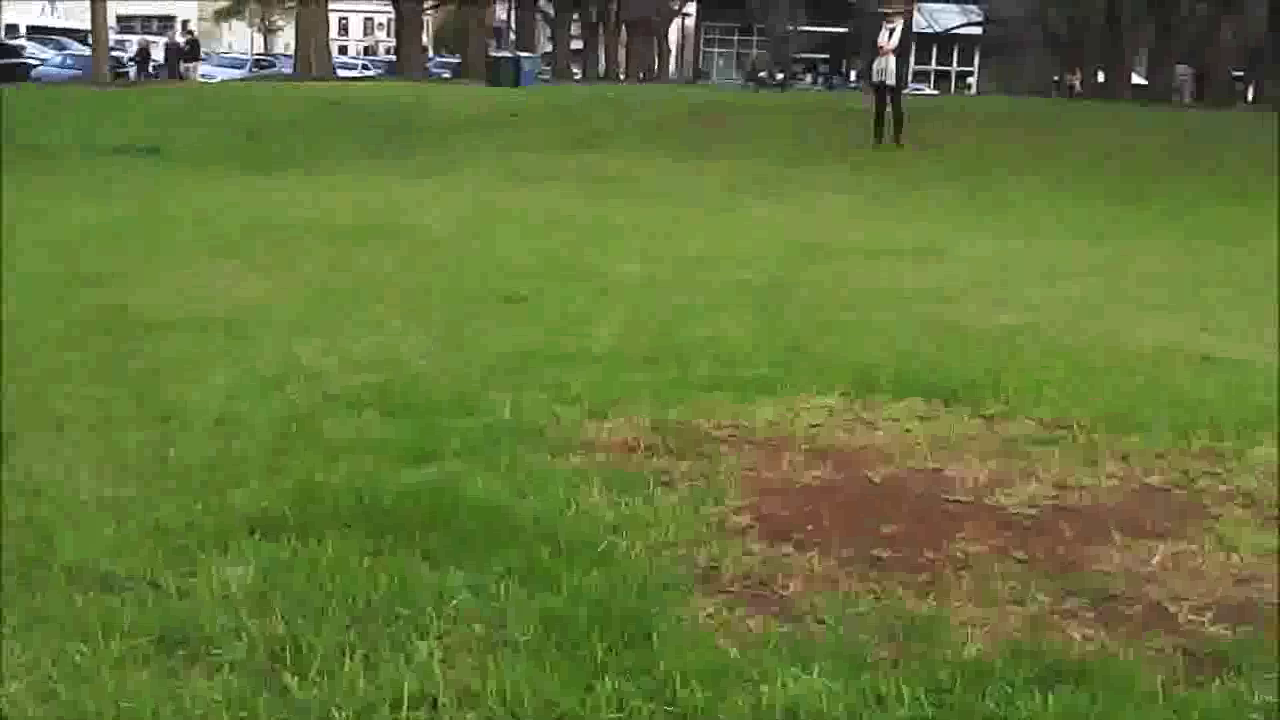
#> input picture frame 38 of camera/architecture_tests/test.avi, 1280 x 720 px
$ python RenderSaliency.py   (Python 2 division)
#> lines starting #> are read from the running program, lines starting #| are printed output that depends on the picture
#> further down, frame is the input picture: shape (720, 1280, 3); mean B, G, R 57.3, 118.7, 100.7
### camera/architecture_tests/process/saliency/saliency.py
#!/usr/bin/env python
# -*- coding: utf-8 -*-

"""A module to generate a saliency map from an RGB image
    This code is based on the approach described in:
    [1] X. Hou and L. Zhang (2007). Saliency Detection: A Spectral Residual
        Approach. IEEE Transactions on Computer Vision and Pattern Recognition
        (CVPR), p.1-8. doi: 10.1109/CVPR.2007.383267
"""

import cv2
import numpy as np
from matplotlib import pyplot as plt


class Saliency:
    """Generate saliency map from RGB images with the spectral residual method
        This class implements an algorithm that is based on the spectral
        residual approach (Hou & Zhang, 2007).
    """
    def __init__(self, img, use_numpy_fft=True, gauss_kernel=(5, 5)):
        """Constructor
            This method initializes the saliency algorithm.
            :param img: an RGB input image
            :param use_numpy_fft: flag whether to use NumPy's FFT (True) or
                                  OpenCV's FFT (False)
            :param gauss_kernel: Kernel size for Gaussian blur
        """
#> called with use_numpy_fft = True, gauss_kernel = (5, 5)
        self.use_numpy_fft = use_numpy_fft
        self.gauss_kernel = gauss_kernel
        self.frame_orig = img

        # downsample image for processing
        self.small_shape = (64, 64)
        self.frame_small = cv2.resize(img, self.small_shape[1::-1])
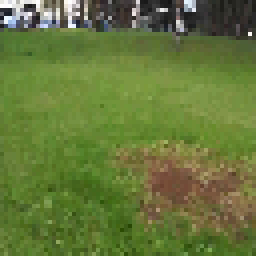
#> self.frame_small: shape (64, 64, 3) (shown 4 times larger); mean B, G, R 57.9, 119.3, 101.3

        # whether we need to do the math (True) or it has already
        # been done (False)
        self.need_saliency_map = True

    def get_saliency_map(self):
        """Returns a saliency map
            This method generates a saliency map for the image that was
            passed to the class constructor.
            :returns: grayscale saliency map
        """
        if self.need_saliency_map:
            # haven't calculated saliency map for this image yet
            num_channels = 1
            if len(self.frame_orig.shape) == 2:
                # single channel
                sal = self._get_channel_sal_magn(self.frame_small)
            else:
                # multiple channels: consider each channel independently
                sal = np.zeros_like(self.frame_small).astype(np.float32)
                for c in xrange(self.frame_small.shape[2]):
                    small = self.frame_small[:, :, c]
                    sal[:, :, c] = self._get_channel_sal_magn(small)
#> this loop made 3 passes
#> pass 1, in get_saliency_map, `small = self.frame_small[:, :, c]`:
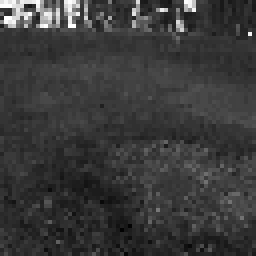
#> small: shape (64, 64) (shown 4 times larger); min 2, max 255, mean 57.9
#> pass 1, in _get_channel_sal_magn, `magnitude, angle = cv2.cartToPolar(np.real(img_dft), np.imag(img_dft))`:
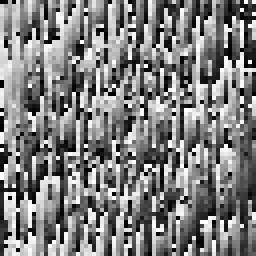
#> angle: shape (64, 64) float64 (shown 4 times larger); min 0, max 6.28, mean 3.14; drawn with min black and max white
#> pass 1, in _get_channel_sal_magn, `log_ampl = np.log10(magnitude.clip(min=1e-9))`:
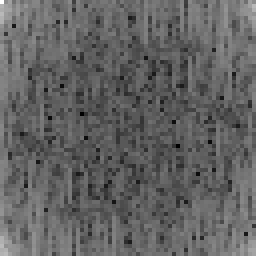
#> log_ampl: shape (64, 64) float64 (shown 4 times larger); min 1.46, max 5.38, mean 2.98; drawn with min black and max white
#> after the loop:
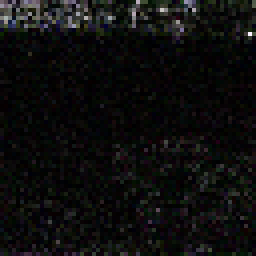
#> sal: shape (64, 64, 3) float32 (shown 4 times larger); mean B, G, R 0.00931, 0.00962, 0.00968; drawn with min black and max white
#> after the loop:
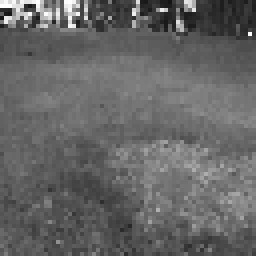
#> small: shape (64, 64) (shown 4 times larger); min 21, max 254, mean 101.3

                # overall saliency: channel mean
                sal = np.mean(sal, 2)
#> sal: shape (64, 64) float32

            # postprocess: blur, square, and normalize
            if self.gauss_kernel is not None:
                sal = cv2.GaussianBlur(sal, self.gauss_kernel, sigmaX=8,
                                       sigmaY=0)
            sal = sal**2
            sal = np.float32(sal)/np.max(sal)

            # scale up
            sal = cv2.resize(sal, self.frame_orig.shape[1::-1])
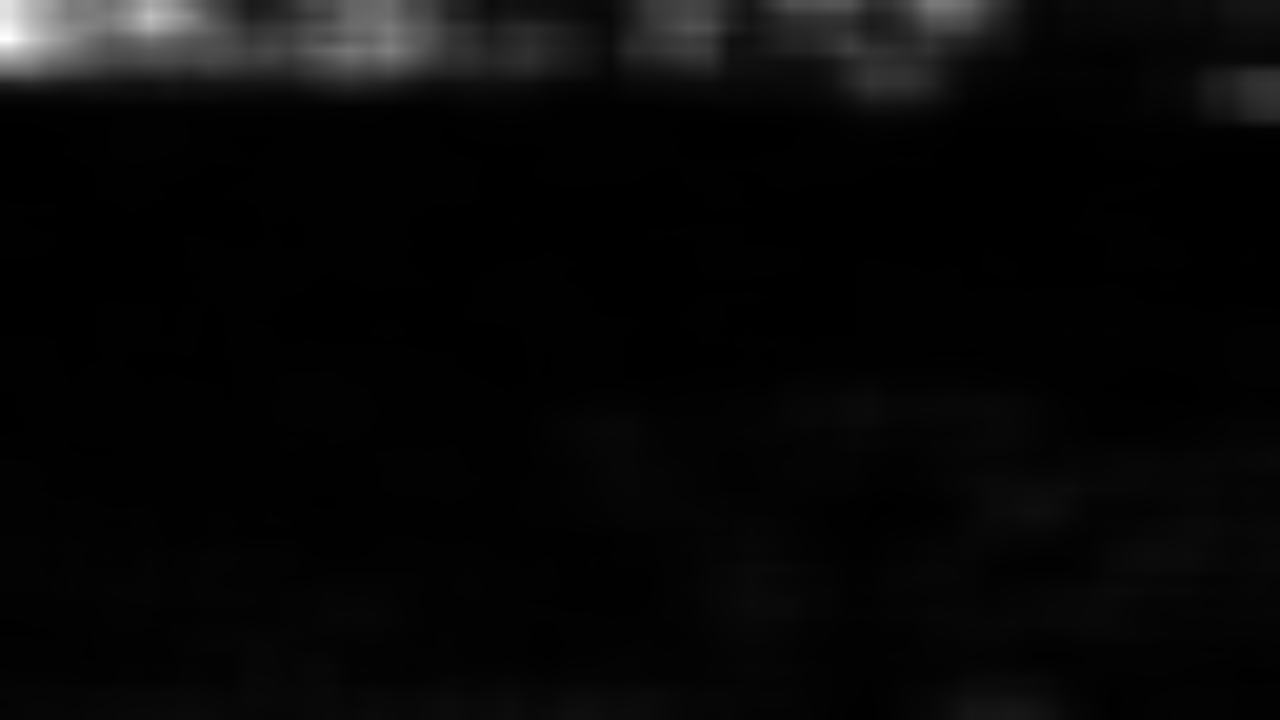
#> sal: shape (720, 1280) float32; min 0.00161, max 0.997, mean 0.0342

            # store a copy so we do the work only once per frame
            self.saliencyMap = sal
            self.need_saliency_map = False

        return self.saliencyMap

    def _get_channel_sal_magn(self, channel):
        """Returns the log-magnitude of the Fourier spectrum
            This method calculates the log-magnitude of the Fourier spectrum
            of a single-channel image. This image could be a regular grayscale
            image, or a single color channel of an RGB image.
            :param channel: single-channel input image
            :returns: log-magnitude of Fourier spectrum
        """
        # do FFT and get log-spectrum
        if self.use_numpy_fft:
            img_dft = np.fft.fft2(channel)
            magnitude, angle = cv2.cartToPolar(np.real(img_dft),
                                               np.imag(img_dft))
        else:
            img_dft = cv2.dft(np.float32(channel),
                              flags=cv2.DFT_COMPLEX_OUTPUT)
            magnitude, angle = cv2.cartToPolar(img_dft[:, :, 0],
                                               img_dft[:, :, 1])

        # get log amplitude
        log_ampl = np.log10(magnitude.clip(min=1e-9))

        # blur log amplitude with avg filter
        log_ampl_blur = cv2.blur(log_ampl, (3, 3))

        # residual
        residual = np.exp(log_ampl - log_ampl_blur)

        # back to cartesian frequency domain
        if self.use_numpy_fft:
            real_part, imag_part = cv2.polarToCart(residual, angle)
            img_combined = np.fft.ifft2(real_part + 1j*imag_part)
            magnitude, _ = cv2.cartToPolar(np.real(img_combined),
                                           np.imag(img_combined))
        else:
            img_dft[:, :, 0], img_dft[:, :, 1] = cv2.polarToCart(residual,
                                                                 angle)
            img_combined = cv2.idft(img_dft)
            magnitude, _ = cv2.cartToPolar(img_combined[:, :, 0],
                                           img_combined[:, :, 1])

        return magnitude

    # [87 lines left out: functions calc_magnitude_spectrum, plot_power_spectrum, get_proto_objects_map, not called in this run]

### camera/architecture_tests/RenderSaliency.py
# Option 2.2
# this code examines the use of the singular haar detector
# as per the report option 2.2

from saliency import Saliency
import numpy as np
import cv2
import time

#video capture set up
fourcc = cv2.VideoWriter_fourcc(*'XVID')
out = cv2.VideoWriter('outputs/output'+str(time.time())+'.avi',fourcc, 20.0, (1280,720))
stream = cv2.VideoCapture('test.avi')

frames = 0

# loop over some frames
while (stream.isOpened()):

  (flag, frame) = stream.read()

  if flag:

    sal = Saliency(frame)
    sal_map = sal.get_saliency_map()
    sal_frame = (sal_map*255).round().astype(np.uint8)
    frame = cv2.cvtColor(sal_frame, cv2.COLOR_GRAY2BGR)
    print sal_frame.shape
#| (720, 1280)
    print sal_map.shape
#| (720, 1280)
    print frame.shape
#| (720, 1280, 3)

    out.write(frame)
    print "Written Frames:: ", frames
    frames = frames + 1
  else:
     break

out.release()
stream.release()
cv2.destroyAllWindows()

 # [4 lines of commented-out code are left out]
